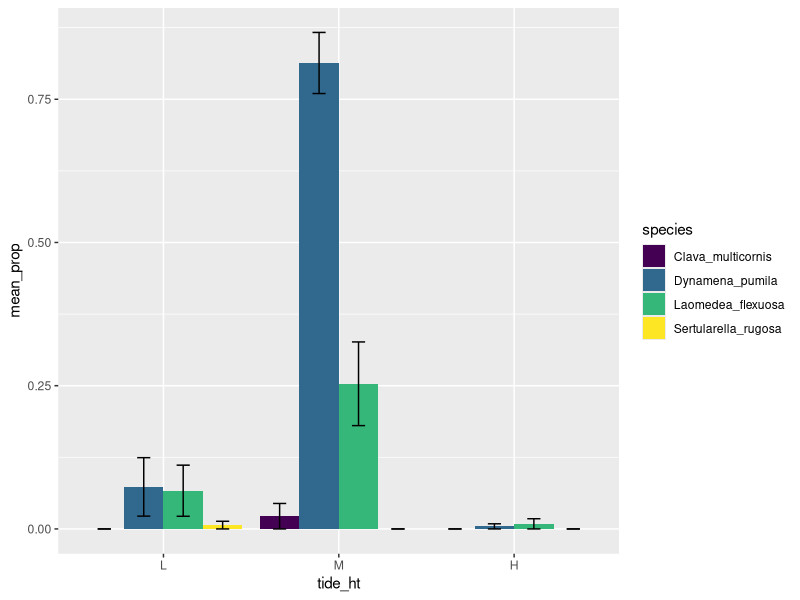
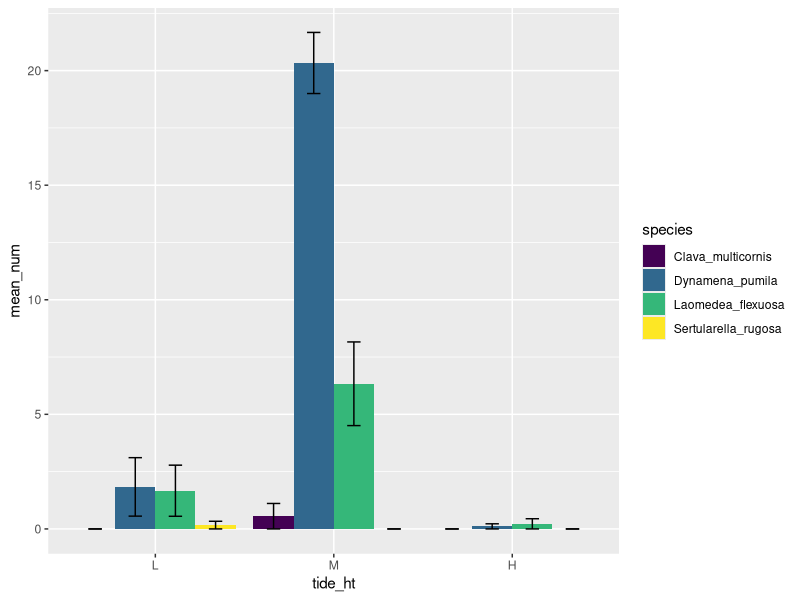
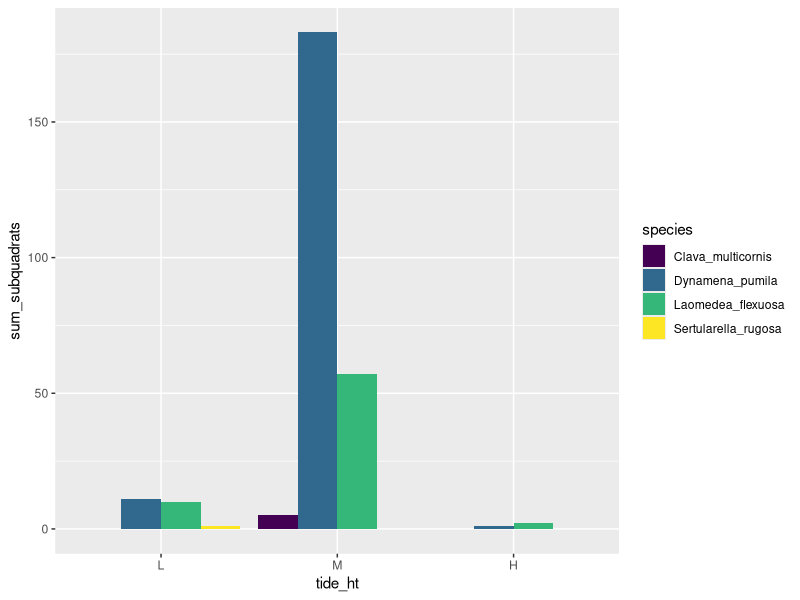

Write the R code that produced these figures, in order.
## ---- chunk 1
knitr::opts_chunk$set(echo = TRUE)
## ---- chunk 2
library(tidyverse)
library(readxl)
library(forcats)

se <- function(x) sd(x)/sqrt(length(x))
## ---- chunk 3
hydroids <- read_xlsx("data/NeCSA24miscellanea.xlsx", sheet = "data")
## ---- chunk 4

exp_hydroids <- expand(hydroids,
                       tide_ht,
                       number,
                       species) %>%
  left_join(hydroids,
            by = join_by(tide_ht, number, species)) %>%
  mutate(subquadrats = as.numeric(subquadrats)) %>%
  mutate(subquadrats = replace_na(subquadrats, 0)) %>%
  mutate(proportion = subquadrats/25) %>%
  filter(!(tide_ht == "L" & number == 3)
         & !(tide_ht == "L" & number == 4)
         & !(tide_ht == "L" & number == 6)) %>%
  mutate(tide_ht = factor(tide_ht)) %>%
  mutate(tide_ht = fct_relevel(tide_ht, c("L", "M", "H")))

## ---- chunk 5

exp_hydroids %>%
  filter(species %in% c("Clava_multicornis",
                        "Dynamena_pumila",
                        "Laomedea_flexuosa",
                        "Sertularella_rugosa")) %>%
  group_by(tide_ht, species) %>%
  mutate(proportion = as.numeric(subquadrats)/25) %>%
  summarise(mean_prop = mean(proportion),
            se_prop = se(proportion)) %>%
  mutate(ymin_prop = mean_prop - se_prop) %>%
  mutate(ymin_prop = case_when(ymin_prop < 0 ~ 0,
                          TRUE ~ ymin_prop)) %>%
  mutate(ymax_prop = mean_prop + se_prop) %>% 
  ggplot(mapping = aes(tide_ht, mean_prop, fill = species)) +
  geom_col(position = "dodge") +
  scale_fill_viridis_d() +
  geom_errorbar(aes(ymin = ymin_prop, ymax = ymax_prop),
                width=.3,
                position = position_dodge(.9))
## ---- chunk 6
exp_hydroids %>%
  filter(species %in% c("Clava_multicornis",
                        "Dynamena_pumila",
                        "Laomedea_flexuosa",
                        "Sertularella_rugosa")) %>%
  group_by(tide_ht, species) %>%
  summarise(mean_num = mean(subquadrats),
            se_num = se(subquadrats)) %>%
  mutate(ymin_num = mean_num - se_num) %>%
  mutate(ymin_num = case_when(ymin_num < 0 ~ 0,
                          TRUE ~ ymin_num)) %>%
  mutate(ymax_num = mean_num + se_num) %>% 
  ggplot(mapping = aes(tide_ht, mean_num, fill = species)) +
  geom_col(position = "dodge") +
  scale_fill_viridis_d() +
  geom_errorbar(aes(ymin = ymin_num, ymax = ymax_num),
                width=.3,
                position = position_dodge(.9))
## ---- chunk 7
exp_hydroids %>%
  filter(species %in% c("Clava_multicornis",
                        "Dynamena_pumila",
                        "Laomedea_flexuosa",
                        "Sertularella_rugosa")) %>%
  group_by(tide_ht, species) %>%
  summarise(sum_subquadrats = sum(subquadrats)) %>%
  ggplot(mapping = aes(tide_ht, sum_subquadrats, fill = species)) +
  geom_col(position = "dodge") +
  scale_fill_viridis_d()
